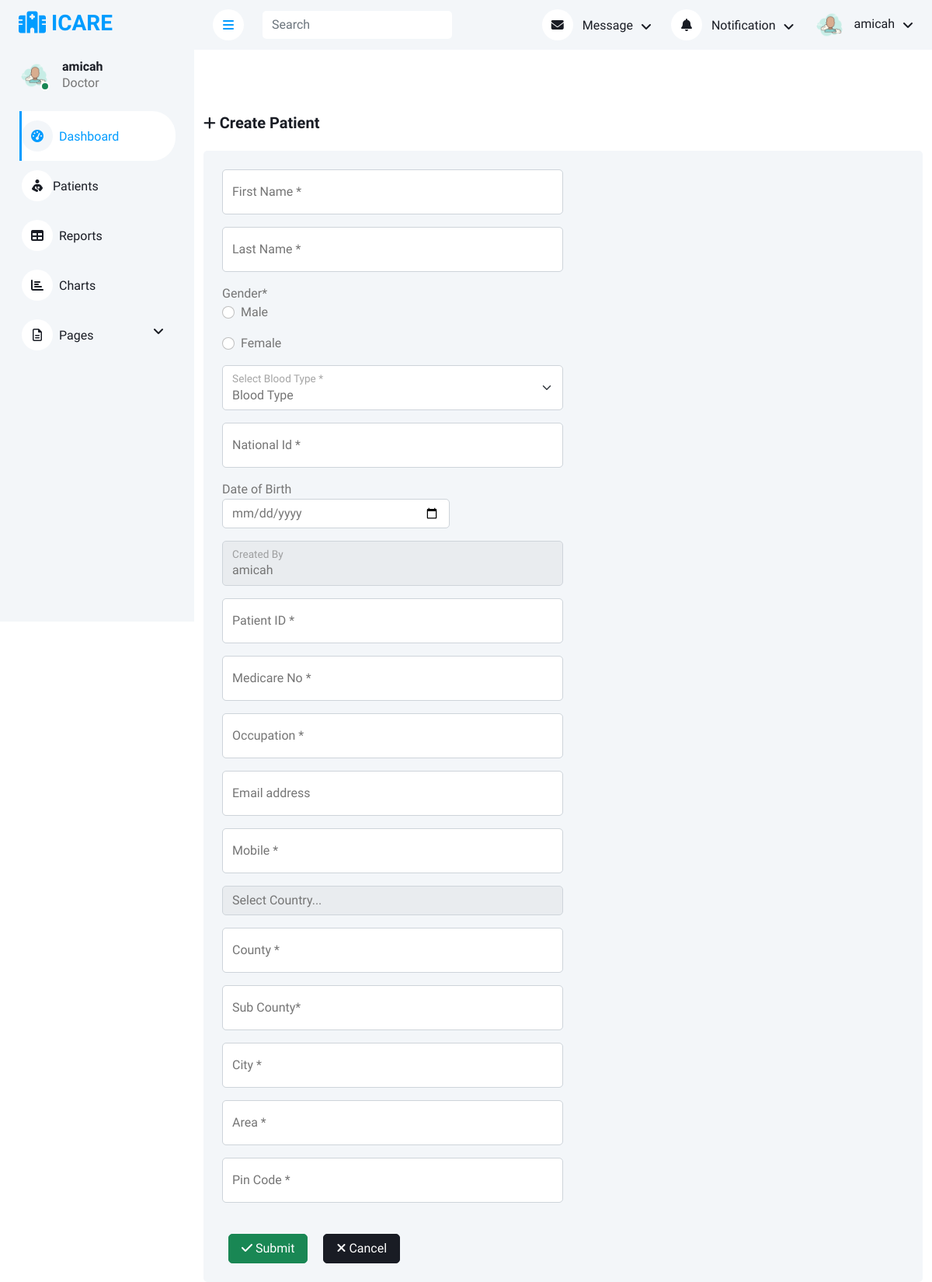
/patient/create/ (signed in), run on the app's committed database.
### core/models.py (models this page shows, shortened)
class User(AbstractBaseUser,PermissionsMixin):
    username = models.CharField(max_length=50, unique=True)
    email = models.EmailField(max_length=255, unique=True)
    first_name = models.CharField(max_length=100)
    last_name = models.CharField(max_length=100, null=True)
    user_roles = models.CharField(choices=USER_ROLES, max_length=20)
    date_of_birth = models.DateField(default='2000-01-01', null=True)
    is_active = models.BooleanField(default=True)
    is_staff = models.BooleanField(default=True)
    is_admin = models.BooleanField(default=False)
    country = models.CharField(max_length=50, null=True)
    county = models.CharField(max_length=50, null=True)
    subcounty = models.CharField(max_length=50, null=True)
    city = models.CharField(max_length=50, null=True)
    area = models.CharField(max_length=150, null=True)
    mobile = models.CharField(max_length=10, default='0', null=True)
    pincode = models.CharField(default='', max_length=10, null=True)
    user_permissions = models.ManyToManyField(
        Permission, related_name='user_permissions', blank=True)
    objects = UserManager()
    USERNAME_FIELD = 'username'
    REQUIRED_FIELDS=['email','first_name']
    class Meta:
        permissions = (
            ("OfficeAdmin","Can manage all users accounts."),
            ("Add_user","Can add user accounts."),
            ("edit_patients","Can edit patient accounts."),
            ("view_patients","Can view patient accounts."),
            ("manage_patients","Can manage patient accounts."),
        )

### core/views.py (the view, shortened to what this page needs)
# urls.py: path('patient/create/', views.create_Patient_view, name='createPatient'),
@login_required(login_url='login')
def create_Patient_view(request):
    form = PatientForm()
    return render(request, "patient/create.html", {"blood_types": BLOOD_TYPES})

### templates/patient/create.html (shortened to what this page needs)
{% extends 'base.html' %}
{% block content %}
{% load countries %}
{% get_countries as countries %}
<main style="margin-top: 58px">
  <div class="container pt-4">
      <h5 class="mb-4"><i class="fa fa-plus" style="font-size:18px"></i> Create Patient</h5>
        <div class="bg-light rounded p-4">
          <form id="createPatientform" class="col-sm-12 col-xl-6" role="form" method="POST">
              <div class="form-floating mb-3">
                  <input type="text" class="form-control" id="floatingInput" name="first_name"
                      placeholder="john/jane">
                  <label for="floatingInput">First Name *</label>
              </div>
              <div class="form-floating mb-3">
                  <input type="text" class="form-control" id="floatingInput" name="last_name"
                      placeholder="doe">
                  <label for="floatingInput">Last Name *</label>
              </div>
              <div class="form-group">
                <label for="inputEmail3" class="form-check-label">Gender<span>*</span></label>
                <div class="form-check mb-3">
                  <input type="radio" name="gender" class="form-check-input" value="M">
                  <label class="form-check-label" for="radio1">Male</label>
                </div>
                <div class="form-check mb-3">
                  <input type="radio" name="gender" class="form-check-input" value="F">
                  <label class="form-check-label" for="radio1">Female</label>
                </div>
              </div>
              <div class="form-floating mb-3">
                  <select class="form-select" id="floatingSelect" name="blood_type"
                      aria-label="Floating label select example">
                      <option selected>Blood Type</option>
                  </select>
                  <label for="floatingSelect">Select Blood Type <span>*</span></label>
              </div>
              <div class="form-floating mb-3">
                  <input type="text" class="form-control" id="floatingInput" name="national_id"
                      placeholder="123xxxxx">
                  <label for="floatingInput">National Id  *</label>
              </div>
              <div class="mb-3">
                <label for="inputEmail3" class="col-sm-4 control-label">Date of Birth</label>
                <div class="col-sm-8">
                  <input type="date" class="text-box form-control" id="datepicker-dob" name="date_of_birth">
                </div>
              </div>
              <div class="form-floating mb-3">
                  <input type="text" class="form-control" id="floatingInput" name="created_by"
                      value="{{ user.username }}" readonly>
                  <label for="floatingInput">Created By</label>
              </div>
              <div class="form-floating mb-3">
                  <input type="text" class="form-control" id="floatingInput" name="patient_id"
                      placeholder="Hos ID">
                  <label for="floatingInput">Patient ID *</label>
              </div>
              <div class="form-floating mb-3">
                  <input type="text" class="form-control" id="floatingInput" name="medcare"
                      placeholder="32Gxxxxx">
                  <label for="floatingInput">Medicare No *</label>
              </div>
              <div class="form-floating mb-3">
                  <input type="text" class="form-control" id="floatingInput" name="occupation"
                      placeholder="Nurse">
                  <label for="floatingInput">Occupation *</label>
              </div>
              <div class="form-floating mb-3">
                  <input type="email" class="form-control" id="floatingInput" name="email"
                      placeholder="name@example.com">
                  <label for="floatingInput">Email address</label>
              </div>
              <div class="form-floating mb-3">
                  <input type="text" class="form-control" id="floatingInput" name="mobile"
                      placeholder="+1XXXXXXXXX">
                  <label for="floatingInput">Mobile *</label>
              </div>
              <div class="form-floating mb-3">
                <div>
                  <select class="text-box form-control wid-form select-box-pad" name="country" id="country">
                    <option>Select Country...</option>
                  </select>
                </div>
              </div>
              <div class="form-floating mb-3">
                  <input type="text" class="form-control" id="floatingInput" name="county"
                      placeholder="county">
                  <label for="floatingInput">County *</label>
              </div>
              <div class="form-floating mb-3">
                  <input type="text" class="form-control" id="floatingInput" name="subcounty"
                      placeholder="subcounty">
                  <label for="floatingInput">Sub County*</label>
              </div>
              <div class="form-floating mb-3">
                  <input type="text" class="form-control" id="floatingInput" name="city"
                      placeholder="city">
                  <label for="floatingInput">City *</label>
              </div>
              <div class="form-floating mb-3">
                  <input type="text" class="form-control" id="floatingInput" name="area"
                      placeholder="area">
                  <label for="floatingInput">Area *</label>
              </div>
              <div class="form-floating mb-3">
                  <input type="text" class="form-control" id="floatingInput" name="pincode"
                      placeholder="pincode(6 digits)">
                  <label for="floatingInput">Pin Code *</label>
              </div>
            <br clear="all" />
            <div class="btns-row">
              <div class="form-group btns align-btns">
                <button class="btn btn-success mx-2 px-3"><i class="fa fa-check padd"></i> Submit</button>
                <button class="btn btn-dark mx-2 px-3" type="reset"><i class="fa fa-times padd"></i> Cancel</button>
              </div>
            </div>
          </form>
        </div>
  </div>
</main>
{% endblock content %}

### templates/nav.html (shortened to what this page needs)
{% load static %}
  <header>
    <div class="sidebar pe-4 pb-3">
            <nav class="navbar bg-light navbar-light">
                <a href="{% url 'home'%}" class="navbar-brand mx-4 mb-3">
                    <h3 class="text-primary"><i class="fa-solid fa-hospital"></i> ICARE</h3>
                </a>
                <div class="d-flex align-items-center ms-4 mb-4">
                    <div class="position-relative">
                        <img class="rounded-circle" src="{% static 'img/user.png' %}" alt="" style="width: 40px; height: 40px;">
                        <div class="bg-success rounded-circle border border-2 border-white position-absolute end-0 bottom-0 p-1"></div>
                    </div>
                    <div class="ms-3">
                        <h6 class="mb-0">{{user}}</h6>
                        <span>{{user.user_roles}}</span>
                    </div>
                </div>
                <div class="navbar-nav w-100">
                    <a href="{% url 'home'%}" class="nav-item nav-link active"><i class="fa fa-tachometer-alt me-2"></i>Dashboard</a>
                    <a href="{% url 'viewpatients' slug='0'%}" class="nav-item nav-link"><i class="fa-solid fa-person-breastfeeding"></i>Patients</a>
                    <a href="{% url 'reportlist' %}" class="nav-item nav-link"><i class="fa fa-table me-2"></i>Reports</a>
                    <a href="#" class="nav-item nav-link"><i class="fa fa-chart-bar me-2"></i>Charts</a>
                    <div class="nav-item dropdown">
                        <a href="#" class="nav-link dropdown-toggle" data-bs-toggle="dropdown"><i class="far fa-file-alt me-2"></i>Pages</a>
                    </div>
                </div>
            </nav>
        </div>
          <nav class="navbar navbar-expand bg-light navbar-light sticky-top px-4 py-0">
                <a href="#" class="sidebar-toggler flex-shrink-0">
                    <i class="fa fa-bars"></i>
                </a>
                <form class="d-none d-md-flex ms-4">
                    <input class="form-control border-0" type="search" placeholder="Search">
                </form>
                <div class="navbar-nav align-items-center ms-auto">
                    <div class="nav-item dropdown">
                        <a href="#" class="nav-link dropdown-toggle" data-bs-toggle="dropdown">
                            <i class="fa fa-envelope me-lg-2"></i>
                            <span class="d-none d-lg-inline-flex">Message</span>
                        </a>
                    </div>
                    <div class="nav-item dropdown">
                        <a href="#" class="nav-link dropdown-toggle" data-bs-toggle="dropdown">
                            <i class="fa fa-bell me-lg-2"></i>
                            <span class="d-none d-lg-inline-flex">Notification</span>
                        </a>
                    </div>
                    <div class="nav-item dropdown">
                        <a href="#" class="nav-link dropdown-toggle" data-bs-toggle="dropdown">
                            <img class="rounded-circle me-lg-2" src="{% static 'img/user.png' %}" alt="" style="width: 40px; height: 40px;">
                            <span class="d-none d-lg-inline-flex">{{user}}</span>
                        </a>
                    </div>
                </div>
            </nav>
  </header>

### static/css/style.css (style rules this page uses)
:root { --primary: #009CFF; --light: #F3F6F9; --dark: #191C24; }
.btn { transition: .5s; }
.sidebar { position: fixed; top: 0; left: 0; bottom: 0; width: 250px; height: 100vh; overflow-y: auto; background: var(--light); transition: 0.5s; z-index: 999; }
@media (min-width: 992px) { .sidebar { margin-left: 0; } }
.sidebar .navbar .navbar-nav .nav-link { padding: 7px 20px; color: var(--dark); font-weight: 500; border-left: 3px solid var(--light); border-radius: 0 30px 30px 0; outline: none; }
.sidebar .navbar .navbar-nav .nav-link:hover, .sidebar .navbar .navbar-nav .nav-link.active { color: var(--primary); background: #FFFFFF; border-color: var(--primary); }
.sidebar .navbar .navbar-nav .nav-link i { width: 40px; height: 40px; display: inline-flex; align-items: center; justify-content: center; background: #FFFFFF; border-radius: 40px; }
.sidebar .navbar .navbar-nav .nav-link:hover i, .sidebar .navbar .navbar-nav .nav-link.active i { background: var(--light); }
.sidebar .navbar .dropdown-toggle::after { position: absolute; top: 15px; right: 15px; border: none; content: "\f107"; font-family: "Font Awesome 5 Free"; font-weight: 900; transition: .5s; }
.content .navbar .navbar-nav .nav-link { margin-left: 25px; padding: 12px 0; color: var(--dark); outline: none; }
.content .navbar .navbar-nav .nav-link:hover, .content .navbar .navbar-nav .nav-link.active { color: var(--primary); }
.content .navbar .sidebar-toggler, .content .navbar .navbar-nav .nav-link i { width: 40px; height: 40px; display: inline-flex; align-items: center; justify-content: center; background: #FFFFFF; border-radius: 40px; }
.content .navbar .dropdown-toggle::after { margin-left: 6px; vertical-align: middle; border: none; content: "\f107"; font-family: "Font Awesome 5 Free"; font-weight: 900; transition: .5s; }

### data on the page
User: username "amicah", user_roles "Doctor", created_by "amicah"
